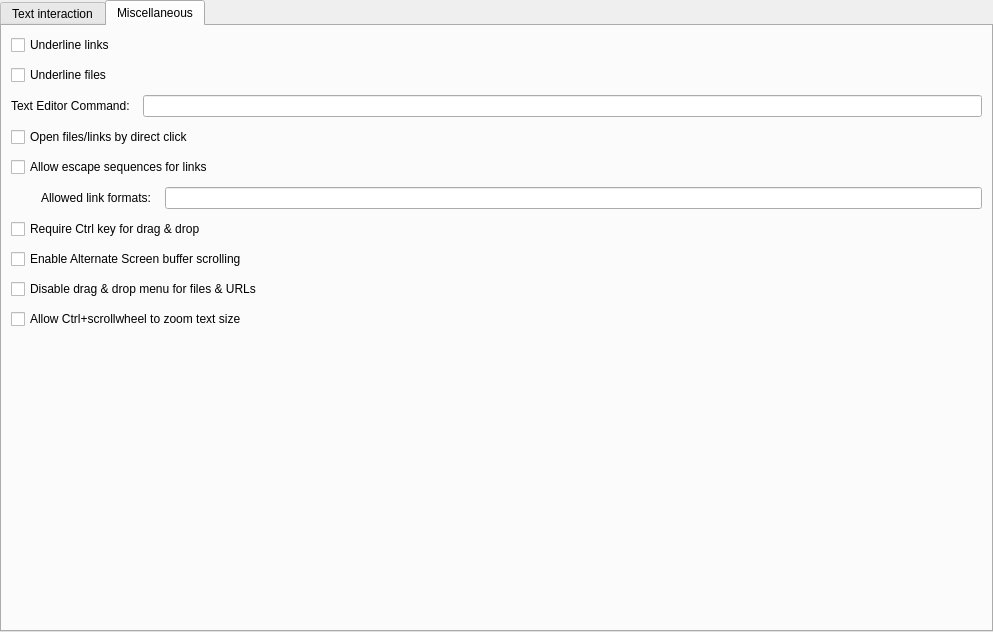
<?xml version="1.0" encoding="UTF-8"?>
<ui version="4.0">
 <class>EditProfileMousePage</class>
 <widget class="QWidget" name="EditProfileMousePage">
  <property name="geometry">
   <rect>
    <x>0</x>
    <y>0</y>
    <width>993</width>
    <height>632</height>
   </rect>
  </property>
  <layout class="QVBoxLayout">
   <property name="leftMargin">
    <number>0</number>
   </property>
   <property name="topMargin">
    <number>0</number>
   </property>
   <property name="rightMargin">
    <number>0</number>
   </property>
   <property name="bottomMargin">
    <number>0</number>
   </property>
   <item>
    <widget class="QTabWidget" name="tabWidget">
     <property name="currentIndex">
      <number>1</number>
     </property>
     <widget class="QWidget" name="tab">
      <attribute name="title">
       <string>Text interaction</string>
      </attribute>
      <layout class="QVBoxLayout" name="verticalLayout">
       <property name="spacing">
        <number>0</number>
       </property>
       <item>
        <layout class="QGridLayout">
         <property name="spacing">
          <number>6</number>
         </property>
         <item row="0" column="0">
          <widget class="QLabel" name="label_11">
           <property name="toolTip">
            <string comment="@info:tooltip">Characters which are considered part of a word when double-clicking to select whole words in the terminal.</string>
           </property>
           <property name="text">
            <string>Word characters:</string>
           </property>
           <property name="alignment">
            <set>Qt::AlignRight|Qt::AlignTrailing|Qt::AlignVCenter</set>
           </property>
           <property name="buddy">
            <cstring>wordCharacterEdit</cstring>
           </property>
          </widget>
         </item>
         <item row="0" column="1">
          <widget class="QLineEdit" name="wordCharacterEdit">
           <property name="font">
            <font>
             <family>Monospace</family>
            </font>
           </property>
           <property name="toolTip">
            <string comment="@info:tooltip">Characters which are considered part of a word when double-clicking to select whole words in the terminal.</string>
           </property>
          </widget>
         </item>
         <item row="1" column="1">
          <spacer>
           <property name="orientation">
            <enum>Qt::Vertical</enum>
           </property>
           <property name="sizeType">
            <enum>QSizePolicy::Fixed</enum>
           </property>
           <property name="sizeHint" stdset="0">
            <size>
             <width>20</width>
             <height>16</height>
            </size>
           </property>
          </spacer>
         </item>
         <item row="2" column="0">
          <widget class="QLabel" name="label_17">
           <property name="text">
            <string>Triple-click selects:</string>
           </property>
           <property name="alignment">
            <set>Qt::AlignRight|Qt::AlignTrailing|Qt::AlignVCenter</set>
           </property>
          </widget>
         </item>
         <item row="2" column="1">
          <widget class="QRadioButton" name="tripleClickSelectsTheWholeLine">
           <property name="text">
            <string>The whole line</string>
           </property>
           <attribute name="buttonGroup">
            <string notr="true">tripleClickMode</string>
           </attribute>
          </widget>
         </item>
         <item row="3" column="1">
          <widget class="QRadioButton" name="tripleClickSelectsFromMousePosition">
           <property name="text">
            <string>From mouse position to the end of line</string>
           </property>
           <attribute name="buttonGroup">
            <string notr="true">tripleClickMode</string>
           </attribute>
          </widget>
         </item>
         <item row="4" column="1">
          <spacer>
           <property name="orientation">
            <enum>Qt::Vertical</enum>
           </property>
           <property name="sizeType">
            <enum>QSizePolicy::Fixed</enum>
           </property>
           <property name="sizeHint" stdset="0">
            <size>
             <width>20</width>
             <height>16</height>
            </size>
           </property>
          </spacer>
         </item>
         <item row="5" column="0">
          <widget class="QLabel" name="label_13">
           <property name="text">
            <string>Middle-click pastes:</string>
           </property>
           <property name="alignment">
            <set>Qt::AlignRight|Qt::AlignTrailing|Qt::AlignVCenter</set>
           </property>
          </widget>
         </item>
         <item row="5" column="1">
          <widget class="QRadioButton" name="pasteFromClipboardButton">
           <property name="text">
            <string>From clipboard</string>
           </property>
           <attribute name="buttonGroup">
            <string notr="true">pasteFrom</string>
           </attribute>
          </widget>
         </item>
         <item row="6" column="1">
          <widget class="QRadioButton" name="pasteFromX11SelectionButton">
           <property name="text">
            <string>From selection</string>
           </property>
           <attribute name="buttonGroup">
            <string notr="true">pasteFrom</string>
           </attribute>
          </widget>
         </item>
         <item row="7" column="1">
          <spacer>
           <property name="orientation">
            <enum>Qt::Vertical</enum>
           </property>
           <property name="sizeType">
            <enum>QSizePolicy::Fixed</enum>
           </property>
           <property name="sizeHint" stdset="0">
            <size>
             <width>20</width>
             <height>16</height>
            </size>
           </property>
          </spacer>
         </item>
         <item row="8" column="0">
          <widget class="QLabel" name="label">
           <property name="text">
            <string>Copy options:</string>
           </property>
           <property name="alignment">
            <set>Qt::AlignRight|Qt::AlignTrailing|Qt::AlignVCenter</set>
           </property>
          </widget>
         </item>
         <item row="8" column="1">
          <widget class="QCheckBox" name="copyTextToClipboardButton">
           <property name="toolTip">
            <string>Automatically copy selected text into clipboard</string>
           </property>
           <property name="text">
            <string>Copy on select</string>
           </property>
          </widget>
         </item>
         <item row="9" column="1">
          <widget class="QCheckBox" name="copyTextAsHTMLButton">
           <property name="toolTip">
            <string>Copy text as HTML (including formatting, font faces, colors... etc)</string>
           </property>
           <property name="text">
            <string>Copy text as HTML</string>
           </property>
          </widget>
         </item>
         <item row="10" column="1">
          <widget class="QCheckBox" name="trimLeadingSpacesButton">
           <property name="toolTip">
            <string>Trim leading spaces in selected text, useful in some instances</string>
           </property>
           <property name="text">
            <string>Trim leading spaces</string>
           </property>
          </widget>
         </item>
         <item row="11" column="1">
          <widget class="QCheckBox" name="trimTrailingSpacesButton">
           <property name="toolTip">
            <string>Trim trailing spaces in selected text, useful in some instances</string>
           </property>
           <property name="text">
            <string>Trim trailing spaces</string>
           </property>
          </widget>
         </item>
        </layout>
       </item>
       <item>
        <spacer>
         <property name="orientation">
          <enum>Qt::Vertical</enum>
         </property>
         <property name="sizeHint" stdset="0">
          <size>
           <width>20</width>
           <height>0</height>
          </size>
         </property>
        </spacer>
       </item>
      </layout>
     </widget>
     <widget class="QWidget" name="tab_2">
      <attribute name="title">
       <string comment="Items that do not fit in other categories">Miscellaneous</string>
      </attribute>
      <layout class="QVBoxLayout" name="verticalLayout_2">
       <property name="spacing">
        <number>10</number>
       </property>
       <item>
        <layout class="QVBoxLayout" name="underlineURILayout">
         <property name="spacing">
          <number>10</number>
         </property>
         <item>
          <widget class="QCheckBox" name="underlineLinksButton">
           <property name="toolTip">
            <string>Text recognized as a link or an email address will be underlined when hovered by the mouse pointer.</string>
           </property>
           <property name="text">
            <string>Underline links</string>
           </property>
          </widget>
         </item>
         <item>
          <widget class="QCheckBox" name="underlineFilesButton">
           <property name="toolTip">
            <string>Text recognized as a file will be underlined when hovered by the mouse pointer.</string>
           </property>
           <property name="text">
            <string>Underline files</string>
           </property>
          </widget>
         </item>
         <item>
          <layout class="QHBoxLayout">
           <item>
            <widget class="QLabel" name="textEditorCommandLabel">
             <property name="text">
              <string>Text Editor Command: </string>
             </property>
             <property name="buddy">
              <cstring>textEditorCmdLineEdit</cstring>
             </property>
            </widget>
           </item>
           <item>
            <widget class="QLineEdit" name="textEditorCmdLineEdit">
             <property name="toolTip">
              <string comment="@info:tooltip">Command used to open a file PATH at LINE/COLUMN.</string>
             </property>
             <property name="whatsThis">
              <string comment="@info:whatsthis">&lt;html&gt;&lt;head/&gt;&lt;body&gt;
                  &lt;p&gt;The text editor command that will be used to open a file starting at the specified line and column.&lt;/p&gt;
                  &lt;p&gt;PATH, LINE and COLUMN are palceholders that will be replaced by the actual path to the file, line number and column number respectively.&lt;/p&gt;
                  &lt;p&gt;If PATH and LINE aren't specified in the command, the file will be opened with the system default text editor.&lt;/p&gt;
                  &lt;p&gt;For example:&lt;/p&gt;
                  &lt;p&gt;/usr/bin/kate PATH:LINE:COMLUMN&lt;/p&gt;
                  &lt;p&gt;/usr/bin/gedit +LINE:COLUMN PATH&lt;/p&gt;
                  &lt;/body&gt;&lt;/html&gt;</string>
             </property>
            </widget>
           </item>
          </layout>
         </item>
         <item>
          <widget class="QCheckBox" name="openLinksByDirectClickButton">
           <property name="sizePolicy">
            <sizepolicy hsizetype="Minimum" vsizetype="Fixed">
             <horstretch>0</horstretch>
             <verstretch>0</verstretch>
            </sizepolicy>
           </property>
           <property name="toolTip">
            <string>Text recognized as a file, link or an email address can be opened by direct mouse click.</string>
           </property>
           <property name="text">
            <string>Open files/links by direct click</string>
           </property>
          </widget>
         </item>
        </layout>
       </item>
       <item>
        <layout class="QVBoxLayout">
         <item>
          <widget class="QCheckBox" name="allowLinkEscapeSequenceButton">
           <property name="text">
            <string>Allow escape sequences for links</string>
           </property>
          </widget>
         </item>
         <item>
          <layout class="QHBoxLayout">
           <item>
            <widget class="QLabel" name="label_2">
             <property name="text">
              <string>Allowed link formats: </string>
             </property>
             <property name="indent">
              <number>30</number>
             </property>
            </widget>
           </item>
           <item>
            <widget class="QLineEdit" name="linkEscapeSequenceTexts">
             <property name="toolTip">
              <string>The formats of possible links, like http://, https:// and file://</string>
             </property>
            </widget>
           </item>
          </layout>
         </item>
        </layout>
       </item>
       <item>
        <widget class="QCheckBox" name="ctrlRequiredForDragButton">
         <property name="toolTip">
          <string>Selected text will require control key plus click to drag.</string>
         </property>
         <property name="text">
          <string>Require Ctrl key for drag &amp;&amp; drop</string>
         </property>
        </widget>
       </item>
       <item>
        <widget class="QCheckBox" name="enableAlternateScrollingButton">
         <property name="toolTip">
          <string>Mouse scroll wheel will emulate up/down key presses in programs that use the Alternate Screen buffer (e.g. less)</string>
         </property>
         <property name="text">
          <string>Enable Alternate Screen buffer scrolling</string>
         </property>
        </widget>
       </item>
       <item>
        <widget class="QCheckBox" name="dropUrlsAsText">
         <property name="toolTip">
          <string>Always paste dropped files and URLs as text without offering move, copy and link actions.</string>
         </property>
         <property name="text">
          <string>Disable drag &amp;&amp; drop menu for files &amp;&amp; URLs</string>
         </property>
        </widget>
       </item>
       <item>
        <widget class="QCheckBox" name="enableMouseWheelZoomButton">
         <property name="toolTip">
          <string>Pressing Ctrl+scrollwheel will increase/decrease the text size.</string>
         </property>
         <property name="text">
          <string>Allow Ctrl+scrollwheel to zoom text size</string>
         </property>
        </widget>
       </item>
       <item>
        <spacer>
         <property name="orientation">
          <enum>Qt::Vertical</enum>
         </property>
         <property name="sizeHint" stdset="0">
          <size>
           <width>20</width>
           <height>0</height>
          </size>
         </property>
        </spacer>
       </item>
      </layout>
     </widget>
    </widget>
   </item>
  </layout>
 </widget>
 <tabstops>
  <tabstop>tabWidget</tabstop>
 </tabstops>
 <resources/>
 <connections>
  <connection>
   <sender>allowLinkEscapeSequenceButton</sender>
   <signal>clicked(bool)</signal>
   <receiver>linkEscapeSequenceTexts</receiver>
   <slot>setEnabled(bool)</slot>
   <hints>
    <hint type="sourcelabel">
     <x>193</x>
     <y>109</y>
    </hint>
    <hint type="destinationlabel">
     <x>218</x>
     <y>151</y>
    </hint>
   </hints>
  </connection>
 </connections>
 <buttongroups>
  <buttongroup name="pasteFrom"/>
  <buttongroup name="tripleClickMode"/>
 </buttongroups>
</ui>
